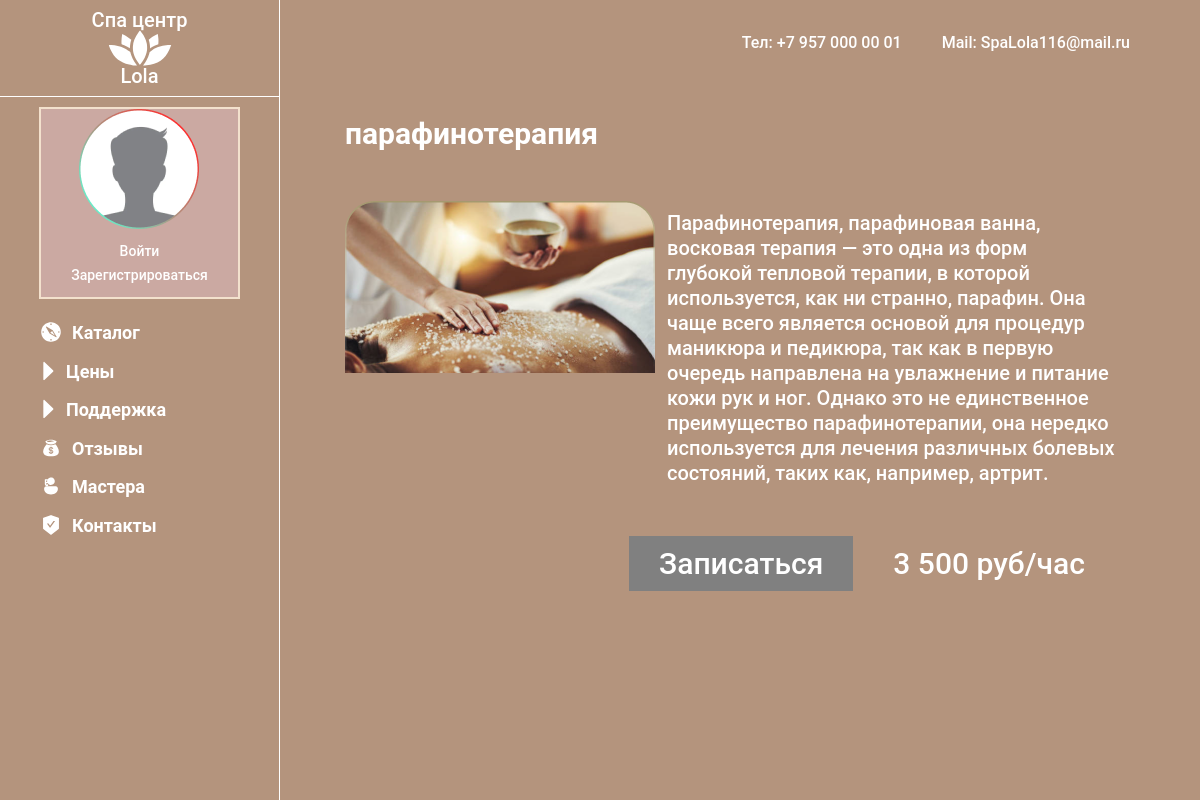
Page /service/6/ on the committed database.
### SpaApp/models.py (models this page shows, shortened)
class Services(models.Model):
    photo = models.ImageField(upload_to='photos/%Y/%m/%d/', verbose_name='Фото', blank=True)
    title = models.CharField(max_length=150, verbose_name='Название услуги')
    description = models.TextField(verbose_name='Описание услуги')
    duration = models.CharField(max_length=150, verbose_name='Длительность услуги')
    price = models.DecimalField(max_digits=10, decimal_places=2, verbose_name='Цена')
    class Meta:
        verbose_name = 'Услуга'
        verbose_name_plural = 'Услуги'

### SpaApp/views.py (the view)
# urls.py: path('service/<int:pk>/', ServicesDetail.as_view(), name='service_detail'),
class ServicesDetail(DetailView):
    model = Services
    template_name = 'SpaApp/ProductPage.html'
    context_object_name = 'service'

### SpaApp/templates/SpaApp/ProductPage.html (shortened to what this page needs)
{%extends 'base_layout.html' %}
{% load static %}
{% load humanize %}
{% block styles %}
<link rel="stylesheet" href="{% static 'css/ProductPage.css' %}">
{% endblock %}
{% block content %}
<div class="main__conainer _container">
    <div class="main__header">
        <div class="main__info info-main">
            <div class="info-main__phone">
                <div class="phone__data">Тел: <a href="tel:+79570000001" class="phone__link">+7 957 000 00 01</a></div>
            </div>
            <div class="info-main__mail">
                <div class="mail__data">Mail: <a href="mailto:SpaLola116@mail.ru" class="mail_link">SpaLola116@mail.ru</a></div>
            </div>
        </div>
    </div>
    <div class="main__body">
        <div class="body__title">{{service.title}}</div>
        <div class="body__row">
            <div class="body__photo">
                <img src="{{service.photo.url}}" alt="service_image">
            </div>
            <div class="body__text">
                {{service.description}}
            </div>
        </div>
        <div class="body__buttons">
            {% if user.is_authenticated %}
            <div class="body__button">
                <a href="{% url 'book_service' pk=object.pk%}" class="button__link">Записаться</a>
            </div>
            {% else %}
            <div class="body__button disabled">
                <a href="" class="button__link disabled">Записаться</a>
            </div>
            {% endif %}
            <div class="body__price">
                {{service.price|floatformat:0|intcomma}} руб/час
            </div>
        </div>
    </div>
</div>
{% endblock %}
{% block header %}
{% include 'SpaApp/header.html' %}
{% endblock %}

### SpaCentr/static/css/base.css (style rules this page uses)
* { padding: 0; margin: 0; border: 0; }
*,*:before,*:after { -webkit-box-sizing: border-box; -moz-box-sizing: border-box; box-sizing: border-box; }
html,body { height: 100%; width: 100%; font-size: 100%; line-height: 1; font-size: 14px; color: #252B42; font-weight: 500; font-family: "REX"; -ms-text-size-adjust: 100%; -moz-text-size-adjust: 100%; -webkit-text-size-adjust: 100%; }
a, a:visited { text-decoration: none; }
img { vertical-align: top; }
._container { max-width: 1100px; padding: 0 15px; margin: 0 auto; }
body { font-family: 'Roboto', sans-serif; background: #b4947d; }

### SpaCentr/static/css/ProductPage.css (style rules this page uses)
.main__body { padding: 40px; }
.body__title { font-size: 30px; font-weight: 600; line-height: 35px; padding: 10px 0; }
.body__row { padding: 40px 0; display: flex; justify-content: space-between; }
.body__photo { flex: 0 0 40%; }
.body__photo img { max-width: 100%; max-height: 100%; object-fit: cover; }
.body__text { flex: 0 0 60%; font-size: 20px; line-height: 25px; padding: 10px; }
.body__buttons { display: flex; justify-content: flex-end; }
.body__button { padding: 10px ; background: rgba(255, 135, 135, 1); }
.body__button.disabled { background: gray; }
.button__link { color: white; font-size: 30px; line-height: 35px; padding: 20px; }
a.button__link.disabled { color: white; font-size: 30px; line-height: 35px; padding: 20px; }
.body__price { color: white; font-size: 30px; line-height: 35px; padding: 10px 40px; }
.main__header { display: flex; justify-content: flex-end; }
.main__info { display: flex; padding: 15px; }
.info-main__phone { padding: 0 20px; }
.phone__data { color: white; font-size: 16px; }
.phone__link { color: white; font-size: 16px; }
.info-main__mail { padding: 0 20px; }
.mail__data { color: white; font-size: 16px; }
.mail_link { color: white; font-size: 16px; }

### rows in the picture
Services: title "парафинотерапия", photo (picture), description "Парафинотерапия, парафиновая ванна, восковая терапия — это одна из форм глубокой тепловой терапии, в которой используется, как ни странно, парафин. Она чаще всего является основой для процедур маникюра и педикюра, так как в первую очередь направлена на увлажнение и питание кожи рук и ног. Однако это не единственное преимущество парафинотерапии, она нередко используется для лечения различных болевых состояний, таких как, например, артрит.", price "3 500"
